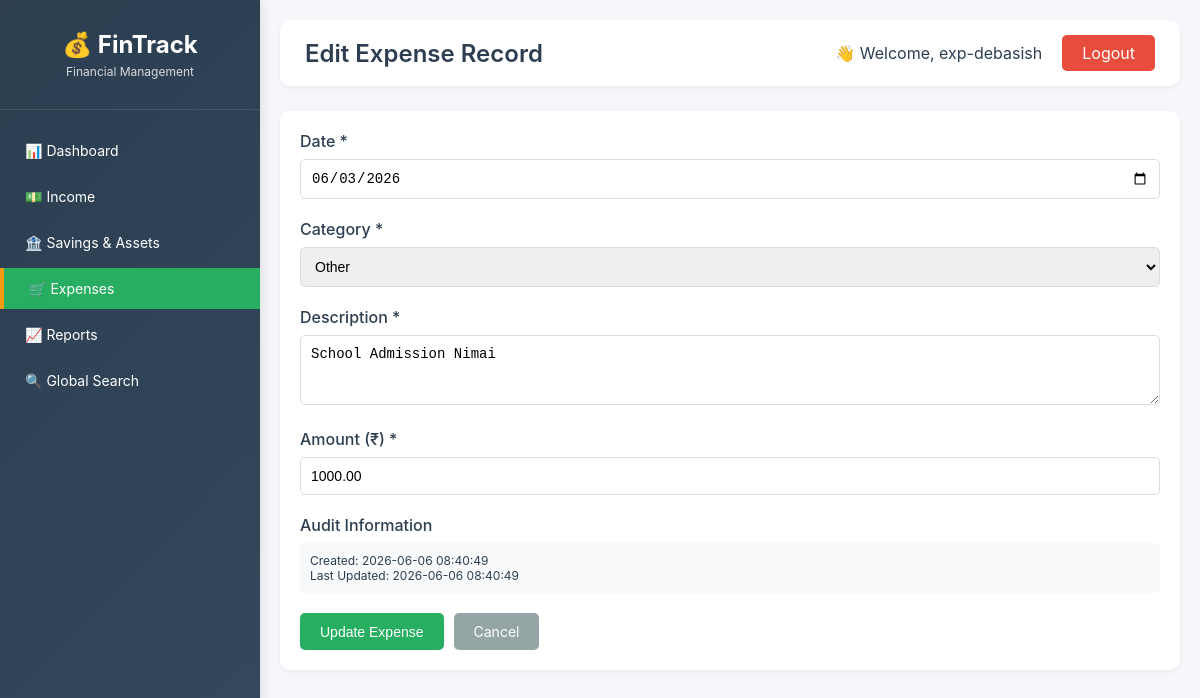
/admin/expenses/edit/14 (signed in), run on the app's committed database.
### models.py (models this page shows, shortened)
class User(UserMixin, db.Model):
    __tablename__ = 'users'
    id = db.Column(db.Integer, primary_key=True)
    username = db.Column(db.String(80), unique=True, nullable=False)
    password_hash = db.Column(db.String(200), nullable=False)
    last_password_change = db.Column(db.DateTime, default=datetime.utcnow)
    created_at = db.Column(db.DateTime, default=datetime.utcnow)
    is_active = db.Column(db.Boolean, default=True)
    incomes = db.relationship('Income', backref='user', lazy='dynamic')
    expenses = db.relationship('Expense', backref='user', lazy='dynamic')
    savings = db.relationship('Saving', backref='user', lazy='dynamic')

class Expense(db.Model):
    __tablename__ = 'expenses'
    id = db.Column(db.Integer, primary_key=True)
    user_id = db.Column(db.Integer, db.ForeignKey('users.id'), nullable=False)
    category = db.Column(db.String(50), nullable=False)
    description = db.Column(db.Text, nullable=False)
    amount = db.Column(Numeric(12, 2), nullable=False)
    date = db.Column(db.Date, nullable=False)
    created_at = db.Column(db.DateTime, default=datetime.utcnow)
    updated_at = db.Column(db.DateTime, default=datetime.utcnow, onupdate=datetime.utcnow)
    is_deleted = db.Column(db.Boolean, default=False)
    EXPENSE_CATEGORIES = [
        'Grocery', 'Rice', 'Gas (Cooking)', 'Electricity',
        'Weekly Bazar', 'Garments & Self Care', 'Medicine',
        'Meat / Egg / Fish', 'Other'
    ]

### routes/expenses.py (the view, shortened to what this page needs)
@expenses_bp.route('/edit/<int:id>', methods=['GET', 'POST'])
@login_required
def edit(id):
    expense = Expense.query.filter_by(id=id, user_id=current_user.id, is_deleted=False).first_or_404()
    return render_template('admin/expenses/edit.html', expense=expense, categories=Expense.EXPENSE_CATEGORIES)

### templates/admin/expenses/edit.html (shortened to what this page needs)
{% extends "admin/base.html" %}
{% block page_title %}Edit Expense Record{% endblock %}
{% block content %}
<div class="card">
    <form method="POST">
        <div class="form-group">
            <label>Date *</label>
            <input type="date" name="date" class="form-control" required value="{{ expense.date.strftime('%Y-%m-%d') }}">
        </div>
        <div class="form-group">
            <label>Category *</label>
            <select name="category" class="form-control" required>
                {% for cat in categories %}
                    <option value="{{ cat }}" {% if expense.category == cat %}selected{% endif %}>{{ cat }}</option>
                {% endfor %}
            </select>
        </div>
        <div class="form-group">
            <label>Description *</label>
            <textarea name="description" class="form-control" rows="3" required placeholder="Describe what was purchased...">{{ expense.description }}</textarea>
        </div>
        <div class="form-group">
            <label>Amount (₹) *</label>
            <input type="number" name="amount" class="form-control" step="0.01" min="0.01" value="{{ expense.amount }}" required>
        </div>
        <div class="form-group">
            <label>Audit Information</label>
            <div style="background: #f8f9fa; padding: 10px; border-radius: 5px; font-size: 12px;">
                <div>Created: {{ expense.created_at.strftime('%Y-%m-%d %H:%M:%S') }}</div>
                <div>Last Updated: {{ expense.updated_at.strftime('%Y-%m-%d %H:%M:%S') if expense.updated_at else 'Never' }}</div>
            </div>
        </div>
        <div style="display: flex; gap: 10px;">
            <button type="submit" class="btn btn-primary">Update Expense</button>
            <a href="/admin/expenses/" class="btn" style="background: #95a5a6; color: white;">Cancel</a>
        </div>
    </form>
</div>
{% endblock %}

### templates/admin/base.html (shortened to what this page needs)
<!DOCTYPE html>
<html lang="en">
<head>
</head>
<body>
    <div class="sidebar">
        <div class="sidebar-header">
            <h3>💰 FinTrack</h3>
            <p>Financial Management</p>
        </div>
        <ul class="nav-menu">
            <li class="nav-item">
                <a href="/admin/dashboard" class="nav-link {% if request.endpoint == 'dashboard.dashboard' %}active{% endif %}">
                    📊 Dashboard
                </a>
            </li>
            <li class="nav-item">
                <a href="/admin/income/" class="nav-link {% if request.endpoint and request.endpoint.startswith('income') %}active{% endif %}">
                    💵 Income
                </a>
            </li>
            <li class="nav-item">
                <a href="/admin/savings/" class="nav-link {% if request.endpoint and request.endpoint.startswith('savings') %}active{% endif %}">
                    🏦 Savings & Assets
                </a>
            </li>
            <li class="nav-item">
                <a href="/admin/expenses/" class="nav-link {% if request.endpoint and request.endpoint.startswith('expenses') %}active{% endif %}">
                    🛒 Expenses
                </a>
            </li>
            <li class="nav-item">
                <a href="/admin/reports/" class="nav-link {% if request.endpoint and request.endpoint.startswith('reports') %}active{% endif %}">
                    📈 Reports
                </a>
            </li>
            <li class="nav-item">
                <a href="/admin/search/" class="nav-link {% if request.endpoint == 'search.index' %}active{% endif %}">
                    🔍 Global Search
                </a>
            </li>
        </ul>
    </div>
    <div class="main-content">
        <div class="top-bar">
            <div class="page-title">{% block page_title %}{% endblock %}</div>
            <div class="user-info">
                <span>👋 Welcome, {{ current_user.username }}</span>
                <a href="/logout" class="logout-btn">Logout</a>
            </div>
        </div>
        {% block content %}{% endblock %}
    </div>
</body>
</html>

### templates/admin/base.html (style rules this page uses)
* { margin: 0; padding: 0; box-sizing: border-box; }
body { font-family: -apple-system, BlinkMacSystemFont, 'Segoe UI', Roboto, 'Helvetica Neue', Arial, sans-serif; background: #f5f7fa; color: #2c3e50; }
.sidebar { position: fixed; left: 0; top: 0; width: 260px; height: 100%; background: linear-gradient(135deg, #2c3e50 0%, #34495e 100%); color: white; box-shadow: 2px 0 10px rgba(0,0,0,0.1); overflow-y: auto; }
.sidebar-header { padding: 30px 20px; text-align: center; border-bottom: 1px solid rgba(255,255,255,0.1); }
.sidebar-header h3 { font-size: 24px; margin-bottom: 5px; }
.sidebar-header p { font-size: 12px; opacity: 0.8; }
.nav-menu { list-style: none; padding: 20px 0; }
.nav-item { margin-bottom: 5px; }
.nav-link { display: block; padding: 12px 25px; color: white; text-decoration: none; transition: all 0.3s; font-size: 14px; }
.nav-link.active { background: #27ae60; border-left: 4px solid #f39c12; }
.main-content { margin-left: 260px; padding: 20px; }
.top-bar { background: white; padding: 15px 25px; border-radius: 10px; margin-bottom: 25px; display: flex; justify-content: space-between; align-items: center; box-shadow: 0 2px 5px rgba(0,0,0,0.05); }
.page-title { font-size: 24px; font-weight: 600; }
.user-info { display: flex; align-items: center; gap: 20px; }
.logout-btn { background: #e74c3c; color: white; padding: 8px 20px; border-radius: 5px; text-decoration: none; transition: background 0.3s; }
.btn { display: inline-block; padding: 10px 20px; border: none; border-radius: 5px; cursor: pointer; text-decoration: none; font-size: 14px; transition: all 0.3s; }
.btn-primary { background: #27ae60; color: white; }
.card { background: white; border-radius: 10px; padding: 20px; margin-bottom: 20px; box-shadow: 0 2px 5px rgba(0,0,0,0.05); }
.form-group { margin-bottom: 20px; }
.form-group label { display: block; margin-bottom: 8px; font-weight: 500; }
.form-control { width: 100%; padding: 10px; border: 1px solid #ddd; border-radius: 5px; font-size: 14px; }

### data on the page
User: username "exp-debasish"
Expense: date "06/03/2026", category "Other", description "School Admission Nimai", amount "1000.00", created_at "2026-06-06 08:40:49", updated_at "2026-06-06 08:40:49"
